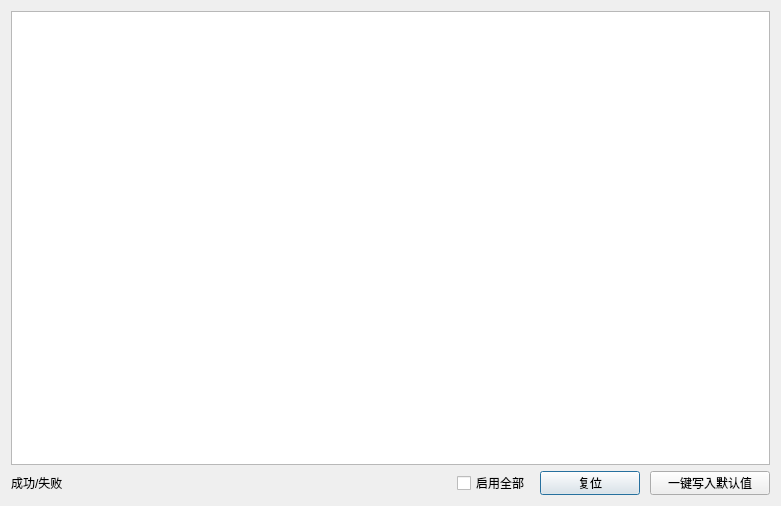
<?xml version="1.0" encoding="UTF-8"?>
<ui version="4.0">
 <class>DialogDefaultValues</class>
 <widget class="QDialog" name="DialogDefaultValues">
  <property name="geometry">
   <rect>
    <x>0</x>
    <y>0</y>
    <width>781</width>
    <height>506</height>
   </rect>
  </property>
  <property name="windowTitle">
   <string>默认值</string>
  </property>
  <layout class="QVBoxLayout" name="verticalLayout">
   <item>
    <widget class="QTableView" name="tableView_default_values">
     <property name="minimumSize">
      <size>
       <width>600</width>
       <height>0</height>
      </size>
     </property>
     <property name="maximumSize">
      <size>
       <width>16777215</width>
       <height>16777215</height>
      </size>
     </property>
     <property name="focusPolicy">
      <enum>Qt::FocusPolicy::NoFocus</enum>
     </property>
     <property name="selectionMode">
      <enum>QAbstractItemView::SelectionMode::SingleSelection</enum>
     </property>
     <property name="selectionBehavior">
      <enum>QAbstractItemView::SelectionBehavior::SelectRows</enum>
     </property>
     <property name="showGrid">
      <bool>false</bool>
     </property>
     <attribute name="horizontalHeaderHighlightSections">
      <bool>false</bool>
     </attribute>
     <attribute name="verticalHeaderVisible">
      <bool>false</bool>
     </attribute>
     <attribute name="verticalHeaderHighlightSections">
      <bool>false</bool>
     </attribute>
    </widget>
   </item>
   <item>
    <layout class="QHBoxLayout" name="horizontalLayout_8">
     <property name="spacing">
      <number>10</number>
     </property>
     <item>
      <widget class="QLabel" name="label_status">
       <property name="minimumSize">
        <size>
         <width>110</width>
         <height>0</height>
        </size>
       </property>
       <property name="maximumSize">
        <size>
         <width>110</width>
         <height>16777215</height>
        </size>
       </property>
       <property name="text">
        <string>成功/失败</string>
       </property>
      </widget>
     </item>
     <item>
      <spacer name="horizontalSpacer">
       <property name="orientation">
        <enum>Qt::Orientation::Horizontal</enum>
       </property>
       <property name="sizeHint" stdset="0">
        <size>
         <width>40</width>
         <height>20</height>
        </size>
       </property>
      </spacer>
     </item>
     <item>
      <widget class="QCheckBox" name="checkBox_enable_all_items">
       <property name="text">
        <string>启用全部</string>
       </property>
      </widget>
     </item>
     <item>
      <widget class="QPushButton" name="pbtn_reset">
       <property name="minimumSize">
        <size>
         <width>100</width>
         <height>24</height>
        </size>
       </property>
       <property name="maximumSize">
        <size>
         <width>100</width>
         <height>24</height>
        </size>
       </property>
       <property name="text">
        <string>复位</string>
       </property>
      </widget>
     </item>
     <item>
      <widget class="QPushButton" name="pbtn_write">
       <property name="minimumSize">
        <size>
         <width>120</width>
         <height>24</height>
        </size>
       </property>
       <property name="maximumSize">
        <size>
         <width>100</width>
         <height>24</height>
        </size>
       </property>
       <property name="text">
        <string>一键写入默认值</string>
       </property>
      </widget>
     </item>
    </layout>
   </item>
  </layout>
 </widget>
 <resources/>
 <connections/>
</ui>
